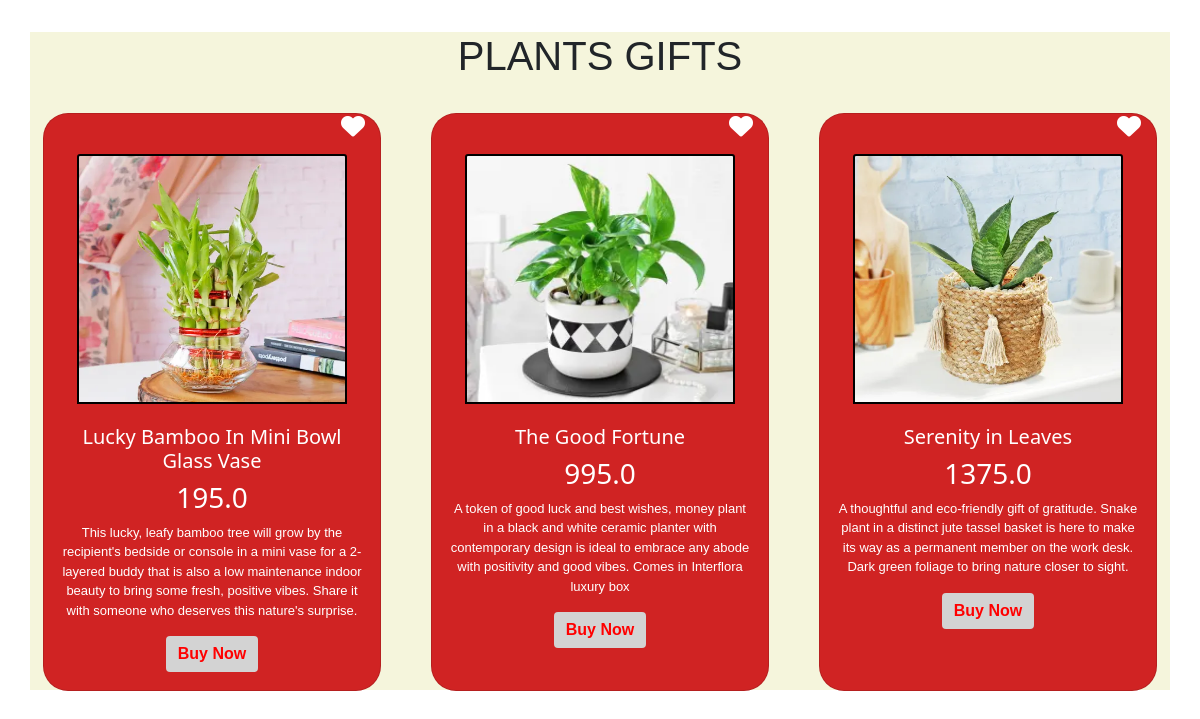
The app's page /plant with its own data.
### giftshopapp/models.py (models this page shows, shortened)
class product(models.Model):
    title=models.CharField(max_length=100)
    desc=models.TextField()
    price=models.FloatField()
    img=models.ImageField(upload_to="ima/%y",blank=True)
    category=models.CharField(max_length=100)
    gender=models.CharField(max_length=30,default="none")
    occasion=models.CharField(max_length=50,default="all")

### giftshopapp/views.py (the view)
# urls.py: path("plant",views.plant,name='plant'),
def plant(request):
    pro=product.objects.filter(category__icontains='plant')
    return render(request,'plant.html',{'pro':pro})

### template/plant.html (shortened to what this page needs)
{%load static %}
<!doctype html>
<html lang="en">
<head>
    <link href="https://cdn.jsdelivr.net/npm/bootstrap@5.0.2/dist/css/bootstrap.min.css" rel="stylesheet"
>
    <link rel="stylesheet" href="/static/plant.css">
</head>
<body>
    <div class="container itemcontainer">
        <h1 class="main-title">PLANTS GIFTS</h1>
        <div class="row row-cols-1 row-cols-md-3 g-5">
            {% for p in pro %}
            <div class="col">
                <div class="card h-100 itemcard">
                    <div class="wishlist">
                        <a style="color:white;" href="#"><i class="fa-solid fa-heart fa-xl"></i></a>
                    </div>
                    <img src="{{p.img.url}}" class="card-img-top itemimg" alt="p-floral-enchantment-bouquet-132891-m">
                    <div class="card-body">
                        <h5 class="card-title">{{p.title}}</h5>
                        <h3>{{p.price}}</h3>
                        <p class="card-text itemtext">{{p.desc}}
                        </p>
                        <a href="#" class="btn itembtn">Buy Now</a>
                    </div>
                </div>
            </div>
            {% endfor %}
        </div>
    </div>
</body>
</html>

### static/plant.css (style rules this page uses)
* { margin: 0px; padding: 0px; }
.main-title { text-align: center; margin-top: 2rem; margin-bottom: 2rem; font-family: sans-serif; }
.itemcontainer { background-color: beige; margin: auto; padding: auto; }
.itemcard { justify-content: center; text-align: center; display: block; margin: 1px; background: rgb(208, 35, 35); color: white; border-radius: 25px; max-width: 350px; outline: 12px #000; }
.wishlist { justify-content: end; text-align: end; display: block; padding-left: 15px; padding-right: 15px; }
.itemimg { margin: 5px; margin-top: 1rem; padding: 2px; max-height: 250px; max-width: 270px; display: inline; background: #000; }
.itemtext { font-size: small; font-family: sans-serif; }
.itembtn { background-color: lightgrey; color:red; font-weight: bolder; border:#000; cursor:pointer; font-family: sans-serif; }

### records on screen
product: img (picture), title "Lucky Bamboo In Mini Bowl Glass Vase", price "195.0", desc "This lucky, leafy bamboo tree will grow by the recipient's bedside or console in a mini vase for a 2-layered buddy that is also a low maintenance indoor beauty to bring some fresh, positive vibes. Share it with someone who deserves this nature's surprise."
product: img (picture), title "The Good Fortune", price "995.0", desc "A token of good luck and best wishes, money plant in a black and white ceramic planter with contemporary design is ideal to embrace any abode with positivity and good vibes. Comes in Interflora luxury box"
product: img (picture), title "Serenity in Leaves", price "1375.0", desc "A thoughtful and eco-friendly gift of gratitude. Snake plant in a distinct jute tassel basket is here to make its way as a permanent member on the work desk. Dark green foliage to bring nature closer to sight."
